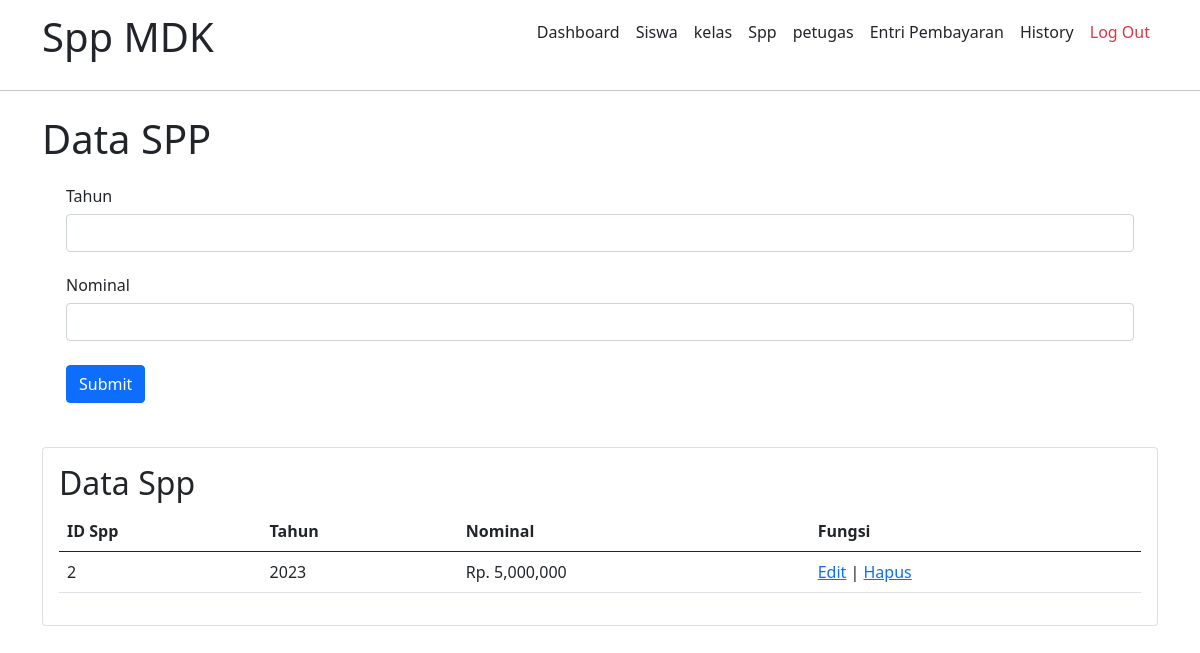
/admin/spp/spp.php (signed in), run on the app's committed database.
### tables this page shows
CREATE TABLE `spp` (
  `id_spp` int(11) NOT NULL,
  `tahun` int(11) NOT NULL,
  `nominal` int(11) NOT NULL
);

### admin/spp/api/getData.php (the view, shortened to what this page needs)
<?php
include 'koneksi.php';
$sql ="SELECT * FROM spp  ";
$query = mysqli_query($kon, $sql);
echo '<table class="table">
    <thead>
    <tr>
    <th scope="col">ID Spp</th>
    <th scope="col">Tahun</th>
    <th scope="col">Nominal</th>
    <th scope="col">Fungsi</th>
    </tr>
</thead>
<tbody>';
while ($row = mysqli_fetch_array($query))
{
    $nominal =$row['nominal'] ;
	echo '
        <tr>
			<td>'.$row['id_spp'].'</td>
			<td>'.$row['tahun'].'</td>
			<td>Rp. '.number_format($nominal).'</td>
            <td>
            <a href="EditSpp.php?id='.$row['id_spp'].'">Edit</a> |
            <a onclick="return confirm(\'Apakah Anda Yakin Menghapus Data ini?\')" href="api/DelData.php?id='.$row['id_spp'].'" >Hapus</a>
            </td>
		</tr>';
}
echo '
	</tbody>
</table>';
?>

### data on the page
spp: id_spp "2", tahun "2023", nominal "5,000,000"
